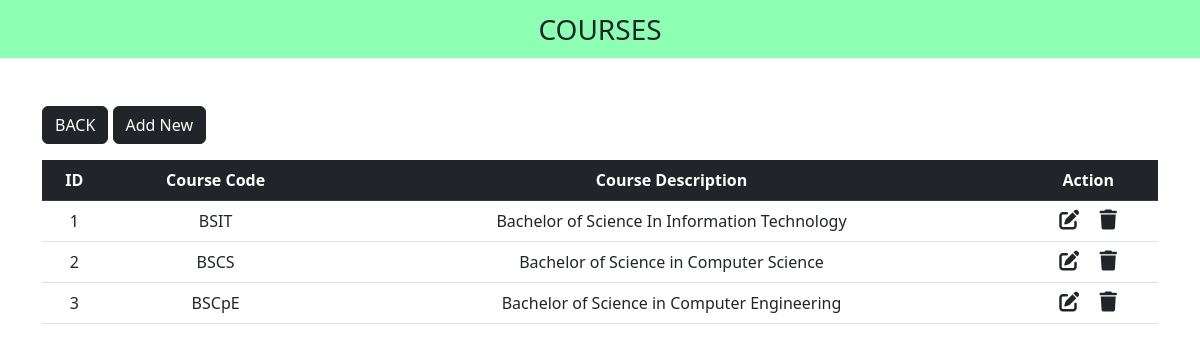
/courses.php, run on the app's committed database.
### tables this page shows
CREATE TABLE `courses` (
  `id` int(11) NOT NULL,
  `course_code` varchar(255) NOT NULL,
  `course_description` varchar(255) NOT NULL
);

### courses.php (the view, shortened to what this page needs)
<?php
include "database.php";
?>
<!DOCTYPE html>
<html lang="en">
<head>
  <link href="https://cdn.jsdelivr.net/npm/bootstrap@5.2.3/dist/css/bootstrap.min.css" rel="stylesheet">
  <link rel="stylesheet" href="https://cdnjs.cloudflare.com/ajax/libs/font-awesome/6.4.0/css/all.min.css" />
</head>
<body>
  <nav class="navbar navbar-light justify-content-center fs-3 mb-5" style="background-color: #00ff5573;">
   COURSES
  </nav>
  <div class="container">
    <a href="setup.php" class="btn btn-dark mb-3">BACK</a>
    <a href="add.php" class="btn btn-dark mb-3">Add New</a>
    <table class="table table-hover text-center">
      <thead class="table-dark">
        <tr>
          <th scope="col">ID</th>
          <th scope="col">Course Code</th>
          <th scope="col">Course Description</th>
          <th scope="col">Action</th>
        </tr>
      </thead>
      <tbody>
        <?php
        $sql = "SELECT * FROM `courses`";
        $result = mysqli_query($conn, $sql);
        while ($row = mysqli_fetch_assoc($result)) {
        ?>
          <tr>
            <td><?php echo $row["id"] ?></td>
            <td><?php echo $row["course_code"] ?></td>
            <td><?php echo $row["course_description"] ?></td>
            <td>
              <a href="update.php?id=<?php echo $row["id"] ?>" class="link-dark"><i class="fa-solid fa-pen-to-square fs-5 me-3"></i></a>
              <a href="delete.php?id=<?php echo $row["id"] ?>" class="link-dark"><i class="fa-solid fa-trash fs-5"></i></a>
            </td>
          </tr>
        <?php
        }
        ?>
      </tbody>
    </table>
  </div>
</body>
</html>

### data on the page
courses: id "1", course_code "BSIT", course_description "Bachelor of Science In Information Technology"
courses: id "2", course_code "BSCS", course_description "Bachelor of Science in Computer Science"
courses: id "3", course_code "BSCpE", course_description "Bachelor of Science in Computer Engineering"
